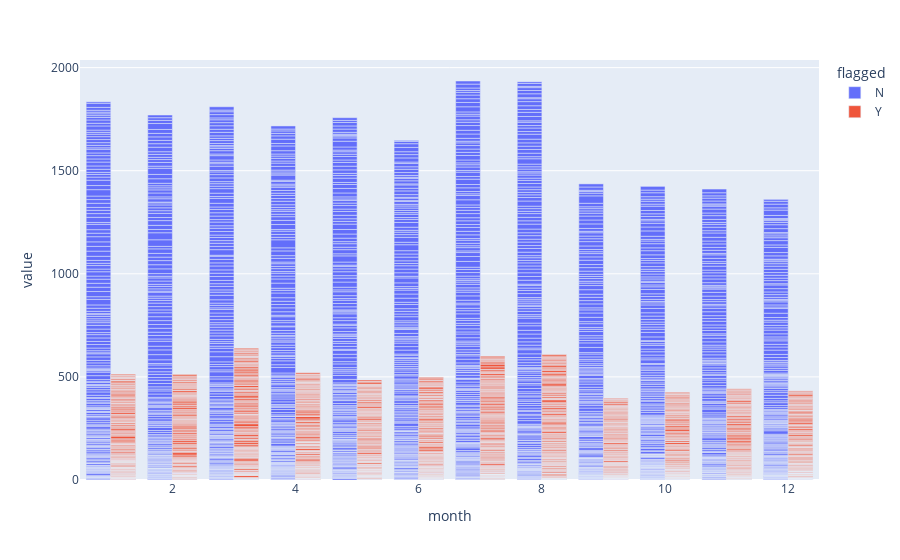

The notebook cell saved with this chart:
### Code cell
px.bar(date_flagged_melt[mask_2006_2012], x='month', y='value', color='flagged', barmode='group')

### Figure 1 — Plotly figure (JSON) as saved in the notebook; plotly's stock layout.template omitted (floating-point values rounded to 4 significant figures; data arrays with more than 128 entries replaced by an {"elided": "..."} marker saying what was removed)
{"data": [{"alignmentgroup": "True", "hovertemplate": "flagged=N<br>month=%{x}<br>value=%{y}<extra></extra>", "legendgroup": "N", "marker": {"color": "#636efa", "pattern": {"shape": ""}}, "name": "N", "offsetgroup": "N", "orientation": "v", "showlegend": true, "textposition": "auto", "type": "bar", "x": {"elided": "2134 int values"}, "xaxis": "x", "y": {"elided": "2134 int values"}, "yaxis": "y"}, {"alignmentgroup": "True", "hovertemplate": "flagged=Y<br>month=%{x}<br>value=%{y}<extra></extra>", "legendgroup": "Y", "marker": {"color": "#EF553B", "pattern": {"shape": ""}}, "name": "Y", "offsetgroup": "Y", "orientation": "v", "showlegend": true, "textposition": "auto", "type": "bar", "x": {"elided": "2134 int values"}, "xaxis": "x", "y": {"elided": "2134 int values"}, "yaxis": "y"}], "layout": {"barmode": "group", "legend": {"title": {"text": "flagged"}, "tracegroupgap": 0}, "margin": {"t": 60}, "xaxis": {"anchor": "y", "domain": [0, 1], "title": {"text": "month"}}, "yaxis": {"anchor": "x", "domain": [0, 1], "title": {"text": "value"}}}}
